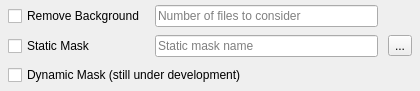
             <widget class="QWidget" name="PrePage">
              <property name="geometry">
               <rect>
                <x>0</x>
                <y>0</y>
                <width>420</width>
                <height>91</height>
               </rect>
              </property>
              <attribute name="label">
               <string>Pre-Process</string>
              </attribute>
              <layout class="QGridLayout" name="gridLayout_3">
               <property name="leftMargin">
                <number>8</number>
               </property>
               <property name="topMargin">
                <number>0</number>
               </property>
               <property name="rightMargin">
                <number>8</number>
               </property>
               <property name="bottomMargin">
                <number>0</number>
               </property>
               <item row="0" column="0">
                <layout class="QGridLayout" name="gridLayout_7">
                 <property name="horizontalSpacing">
                  <number>10</number>
                 </property>
                 <property name="verticalSpacing">
                  <number>8</number>
                 </property>
                 <item row="0" column="0">
                  <widget class="QCheckBox" name="pre_background_CB">
                   <property name="text">
                    <string>Remove Background</string>
                   </property>
                  </widget>
                 </item>
                 <item row="1" column="0">
                  <widget class="QCheckBox" name="pre_staticmask_CB">
                   <property name="text">
                    <string>Static Mask</string>
                   </property>
                  </widget>
                 </item>
                 <item row="1" column="4">
                  <widget class="QToolButton" name="pre_sm_path_TB">
                   <property name="text">
                    <string>...</string>
                   </property>
                  </widget>
                 </item>
                 <item row="2" column="0" colspan="3">
                  <widget class="QCheckBox" name="pre_dynamicmask_CB">
                   <property name="text">
                    <string>Dynamic Mask (still under development)</string>
                   </property>
                  </widget>
                 </item>
                 <item row="1" column="1" colspan="3">
                  <widget class="QLineEdit" name="pre_sm_path_LE">
                   <property name="placeholderText">
                    <string>Static mask name</string>
                   </property>
                  </widget>
                 </item>
                 <item row="0" column="1" colspan="3">
                  <widget class="QLineEdit" name="pre_bg_nfiles_LE">
                   <property name="placeholderText">
                    <string>Number of files to consider</string>
                   </property>
                  </widget>
                 </item>
                </layout>
               </item>
              </layout>
             </widget>
